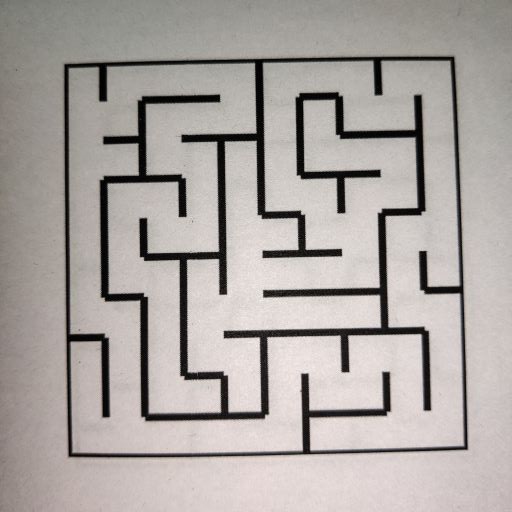
#> input picture task_1b_detect_and_encode_maze/test_cases/maze00.jpg, 512 x 512 px
$ python try.py
#> lines starting #> are read from the running program, lines starting #| are printed output that depends on the picture; after the words box and inside, x2 and y2 are one past the last pixel; in counts of white or black regions, pixels touching at a corner belong together
import cv2
import numpy as np

def orderpoints(pts):
    rect = np.zeros((4, 2), dtype="float32")
    s = pts.sum(axis=1)
    rect[0] = pts[np.argmin(s)]
    rect[2] = pts[np.argmax(s)]
    dif = np.diff(pts, axis=1)
    rect[1] = pts[np.argmin(dif)]
    rect[3] = pts[np.argmax(dif)]
    return rect


def four_point_transform(image, pts):
    rect = orderpoints(pts)
    (tl, tr, bl, br) = rect
    maxWidth = 512
    maxHeight = 512
    dst = np.array([[0, 0], [maxWidth - 1, 0], [maxWidth - 1, maxHeight - 1], [0, maxHeight - 1]], dtype="float32")
    M = cv2.getPerspectiveTransform(rect, dst)
    warped = cv2.warpPerspective(image, M, (maxWidth, maxHeight))
    return warped


def fun(im):
    val = 0
    if im[0, 50] == 0:
        val = val + 2
    if im[99, 50] == 0:
        val = val + 8
    if im[50, 1] == 0:
        val += 1
    if im[50, 99] == 0:
        val += 4
    return val


img = cv2.imread('maze00.jpg')
#> img is the input picture: shape (512, 512, 3); mean B, G, R 161.5, 164.9, 171
gray = cv2.cvtColor(img, cv2.COLOR_BGR2GRAY)
cv2.imshow('1', gray)
gray = cv2.GaussianBlur(gray, (5, 5), 0)
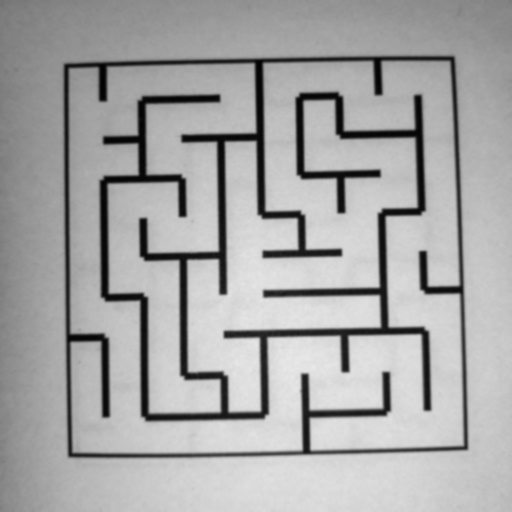
#> gray: shape (512, 512); min 2, max 232, mean 166.3
cv2.imshow('2', gray)
edged = cv2.Canny(gray, 75, 200)
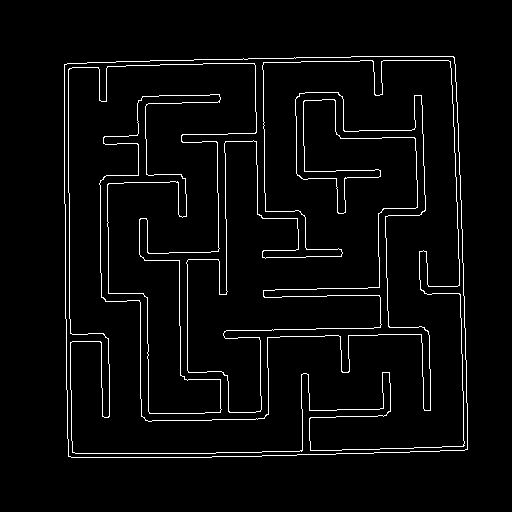
#> edged: shape (512, 512); 3.5% white in thin lines or dots, all inside (x1, y1, x2, y2) = (64, 56, 468, 458)
cv2.imshow('3', edged)
_, thresh = cv2.threshold(edged, 127, 255, cv2.THRESH_BINARY)
cv2.imshow('4', thresh)
cnts, _ = cv2.findContours(thresh, cv2.RETR_LIST, cv2.CHAIN_APPROX_SIMPLE)
#> cnts = 4 contours; box (x1, y1, x2, y2) and area: (64, 56, 468, 458) 157144, (64, 56, 468, 458) 157142, (68, 60, 465, 454) 128077, (68, 60, 465, 454) 127938
cnts = sorted(cnts, key=cv2.contourArea, reverse=True)[:5]
#cv2.drawContours(img, cnts, -1, (0, 255, 0), 2)
#cv2.imshow('5', img)
for c in cnts:
    peri = cv2.arcLength(c, True)
    approx = cv2.approxPolyDP(c, 0.02 * peri, True)
    if len(approx) == 4:
        screenCnt = approx
        break
#> this loop made 1 pass
#> (peri, screenCnt) on pass 1: (1589.2, [[453, 56], [64, 64], [68, 456], [467, 449]])
cv2.drawContours(img, [screenCnt], -1, (0, 255, 0), 2)
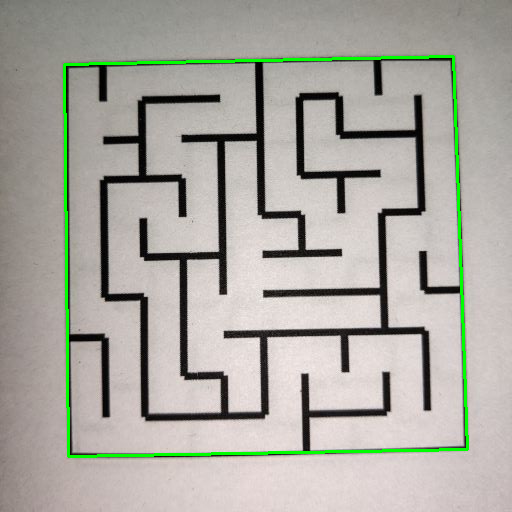
#> img: shape (512, 512, 3); 1.8% of pixels changed, all inside (x1, y1, x2, y2) = (63, 55, 469, 458)
cv2.imshow("Outline", img)
print(img.shape)
#| (512, 512, 3)
'''
warped = four_point_transform(img, screenCnt.reshape(4, 2))
# cv2.imshow('final', warped)
warped_img = warped

img = warped_img
img = cv2.cvtColor(img, cv2.COLOR_BGR2GRAY)
# print(img.shape)
ret, img = cv2.threshold(img, 127, 255, cv2.THRESH_BINARY)
img = cv2.resize(img, (1000, 1000))
# [5 lines of commented-out code are left out]
l = []
for x in range(0, 1000, 100):
    l2 = []
    for y in range(0, 1000, 100):
        im = img[x:x + 100, y:y + 100]
        val = fun(im)
        l2.append(val)
    l.append(l2)

maze_array = l
'''

cv2.waitKey(0)
cv2.destroyAllWindows()

$ run again, with task_1b_detect_and_encode_maze/test_cases/maze01.jpg copied over task_1b_detect_and_encode_maze/test_cases/maze00.jpg
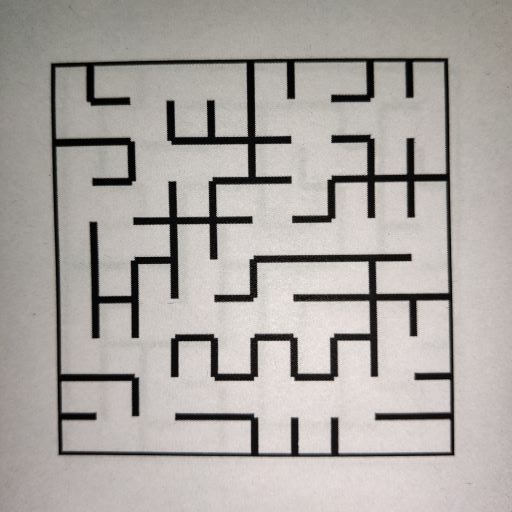
#> input picture task_1b_detect_and_encode_maze/test_cases/maze01.jpg, 512 x 512 px
#> img is the input picture: shape (512, 512, 3); mean B, G, R 163, 166.8, 171.7
#> `edged = cv2.Canny(gray, 75, 200)`:
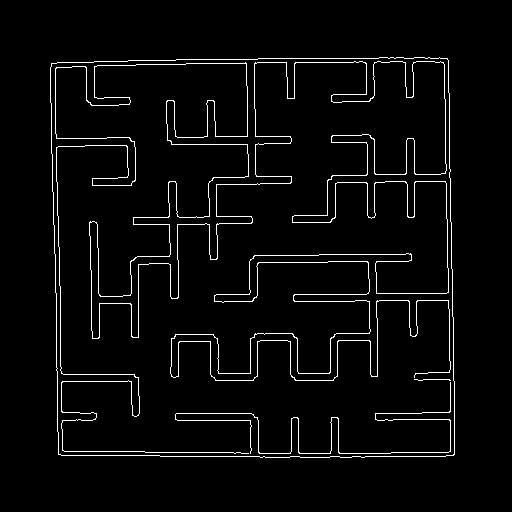
#> edged: shape (512, 512); 3.5% white in thin lines or dots, all inside (x1, y1, x2, y2) = (50, 57, 455, 458)
#> cnts = 5 contours, 2 with area under 20; largest, box (x1, y1, x2, y2) and area: (50, 57, 455, 458) 157588, (50, 57, 455, 458) 157584, (55, 61, 451, 454) 188
#> the loop `for c in cnts:` made 1 pass
#> (peri, screenCnt) on pass 1: (1600.1, [[447, 58], [51, 63], [58, 454], [454, 454]])
#> `cv2.drawContours(img, [screenCnt], -1, (0, 255, 0), 2)`:
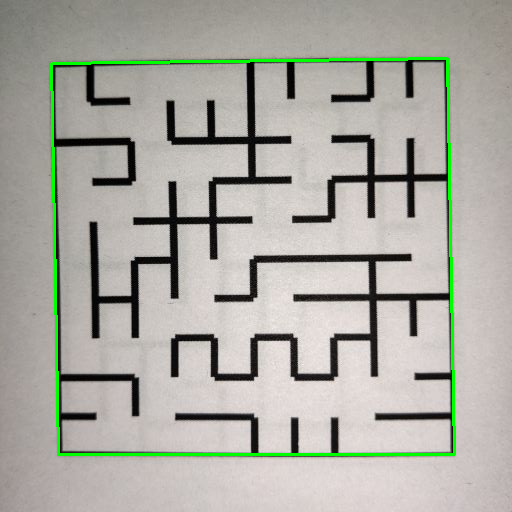
#> img: shape (512, 512, 3); 1.81% of pixels changed, all inside (x1, y1, x2, y2) = (50, 57, 456, 456)
#| (512, 512, 3)

$ run again, with task_1b_detect_and_encode_maze/test_cases/maze02.jpg copied over task_1b_detect_and_encode_maze/test_cases/maze00.jpg
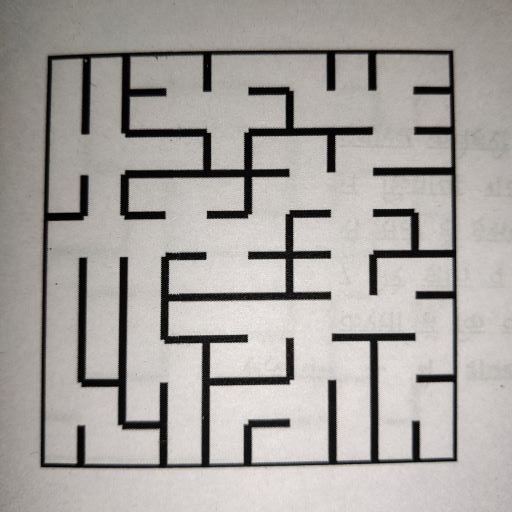
#> input picture task_1b_detect_and_encode_maze/test_cases/maze02.jpg, 512 x 512 px
#> img is the input picture: shape (512, 512, 3); mean B, G, R 159.5, 163.1, 167.2
#> `edged = cv2.Canny(gray, 75, 200)`:
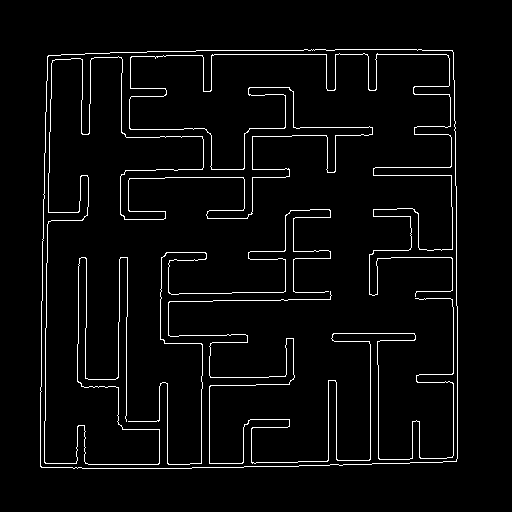
#> edged: shape (512, 512); 3.7% white in thin lines or dots, all inside (x1, y1, x2, y2) = (40, 49, 458, 469)
#> cnts = 5 contours; box (x1, y1, x2, y2) and area: (40, 49, 458, 469) 171480, (40, 49, 458, 469) 171476, (44, 53, 453, 465) 108, (168, 291, 454, 464) 38, (128, 209, 331, 465) 28
#> the loop `for c in cnts:` made 1 pass
#> (peri, screenCnt) on pass 1: (1665.2, [[452, 50], [47, 56], [41, 467], [456, 461]])
#> `cv2.drawContours(img, [screenCnt], -1, (0, 255, 0), 2)`:
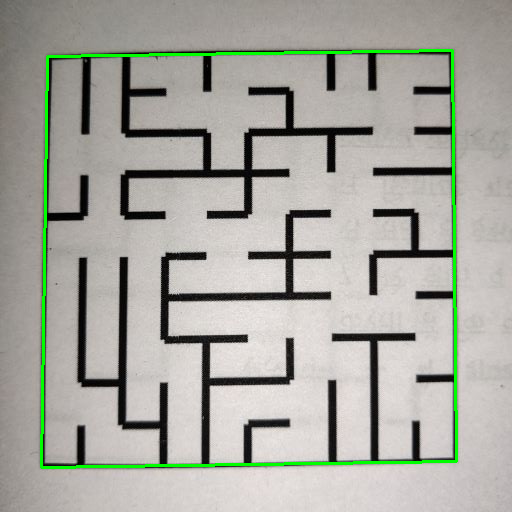
#> img: shape (512, 512, 3); 1.88% of pixels changed, all inside (x1, y1, x2, y2) = (40, 49, 458, 469)
#| (512, 512, 3)

$ run again, with task_1b_detect_and_encode_maze/test_cases/maze03.jpg copied over task_1b_detect_and_encode_maze/test_cases/maze00.jpg
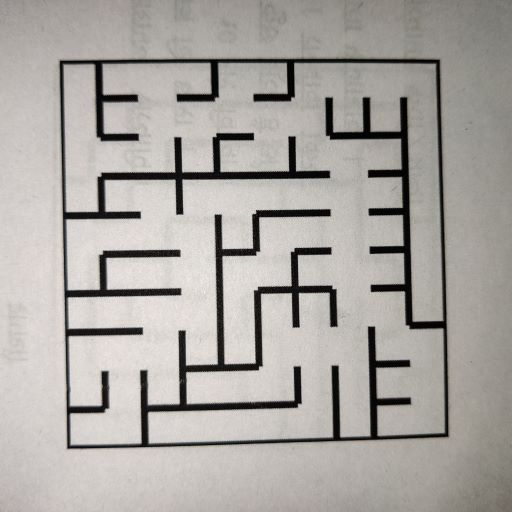
#> input picture task_1b_detect_and_encode_maze/test_cases/maze03.jpg, 512 x 512 px
#> img is the input picture: shape (512, 512, 3); mean B, G, R 161.7, 166, 169.9
#> `edged = cv2.Canny(gray, 75, 200)`:
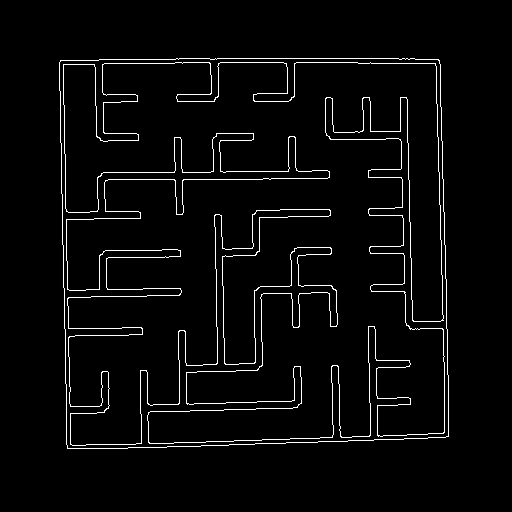
#> edged: shape (512, 512); 3.4% white in thin lines or dots, all inside (x1, y1, x2, y2) = (59, 58, 449, 449)
#> cnts = 4 contours; box (x1, y1, x2, y2) and area: (59, 58, 449, 449) 146843, (59, 58, 449, 449) 146840, (63, 62, 445, 446) 120351, (63, 62, 445, 446) 120186
#> the loop `for c in cnts:` made 1 pass
#> (peri, screenCnt) on pass 1: (1543.1, [[60, 60], [67, 448], [448, 436], [438, 59]])
#> `cv2.drawContours(img, [screenCnt], -1, (0, 255, 0), 2)`:
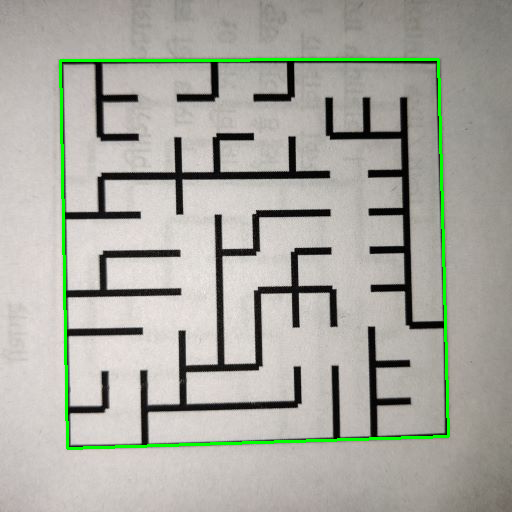
#> img: shape (512, 512, 3); 1.74% of pixels changed, all inside (x1, y1, x2, y2) = (59, 58, 450, 450)
#| (512, 512, 3)
